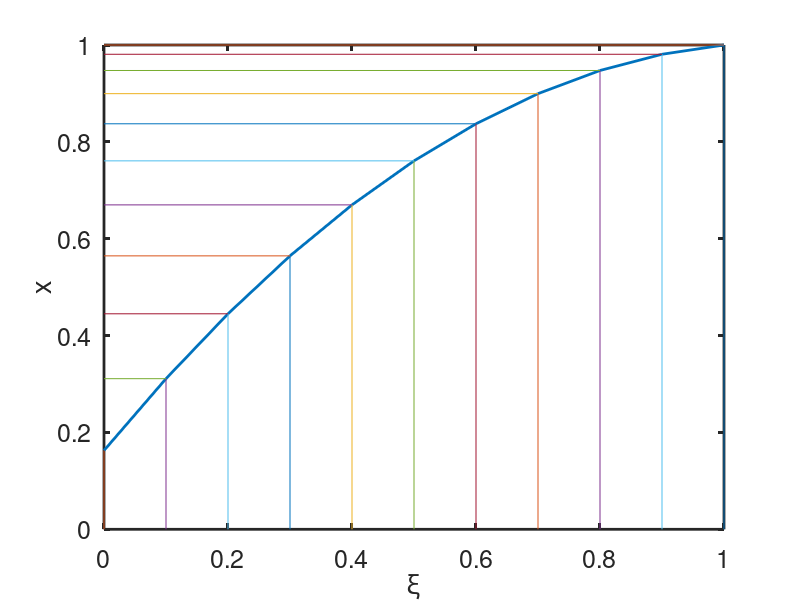

This chart was generated by the following MATLAB code:
clear;

% sfac = 1.0;
%
% xc = 0.5;
%
% nx = 10;
%
% xcoord = sfac.^[1:nx]


% % A program to test 1D grid refinement.
L=5.0;xc=1.0; A=2
s=[0:0.1:1];n=size(s);
% % Alternative 1
% for i=1:n(2),
%     x(i)=L*s(i)+A*(xc-L*s(i))*s(i)*(1-s(i));
% end

% % Alternative 2
% for i=1:n(2),
%  x(i)= cosd(s(i)*90);
% end

% Alternative 2
aa = 0;
for i=1:n(2),
    sfac = 3.0;
    x(i)= 1+(n(2)-(i-1))*sfac;
    aa = aa + x(i);
end
x = x./aa
x = cumsum(x)
% return
% double sfac = 3.0;
% double dd[nl];
% double ddsum = 0.;
% for (int ii=0; ii<nl; ii++){
%     //fprintf(stdout,"%d",ii);
%     dd[ii] = (1.+(nl-ii)*sfac);
%     ddsum+=dd[ii];
%     }
%     
%     return dd[layerno]/ddsum;

% % Alternative 2 NICE
% a_end = 0.01;
% a_potens = 1;
% for i=1:n(2),   
%     x(i)= 1-(tand((1-s(i))*a_end)^a_potens)/(tand(a_end)^a_potens);
%     % and the inverse
%     s2(i) = atan(((1- x(i))*(tan(a_end*pi/180)^a_potens))^(1/a_potens))/(a_end*pi/180);
% end




plot(s,x,'LineWidth',2);hold on
for i=1:n(2),
    plot([s(i),s(i)],[0.0, x(i)]);
    plot([0.0,s(i)],[x(i), x(i)]);
end
xlabel('\xi','Fontsize',18)
ylabel('x','Fontsize',18)
set(gca,'Box','on');
set(gca,'Fontsize',18, 'LineWidth',2)
% plot([0,1],[0,L],'r')
text(0.05,L-0.1,['A=',num2str(A),...
    ' x=',num2str(xc)],'Fontsize',18)
hold off; % print -depsc exampleplot